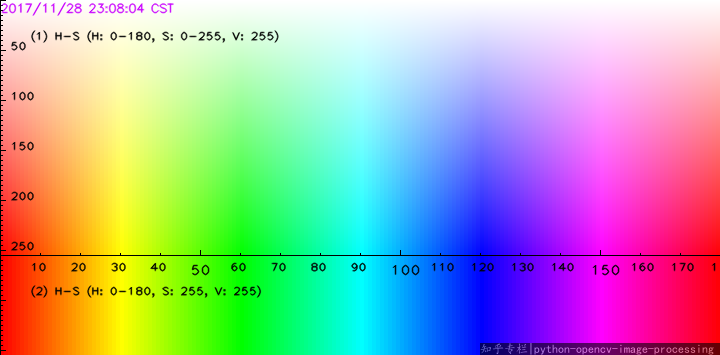
//> input picture ColourSpectrum.png, 720 x 355 px
$ ./houghlines ../ColourSpectrum.png   (built with g++ and OpenCV 4)
//> lines starting //> are read from the running program, lines starting //| are printed output that depends on the picture
/**
 * @file houghclines.cpp
 * @brief This program demonstrates line finding with the Hough transform
 */

#include "opencv2/imgcodecs.hpp"
#include "opencv2/highgui.hpp"
#include "opencv2/imgproc.hpp"

using namespace cv;
using namespace std;

int main(int argc, char** argv)
{
    // Declare the output variables
    Mat dst, cdst, cdstP;

    //![load]
    const char* default_file = "../data/sudoku.png";
    const char* filename = argc >=2 ? argv[1] : default_file;

    // Loads an image
    Mat src = imread( filename, IMREAD_GRAYSCALE );
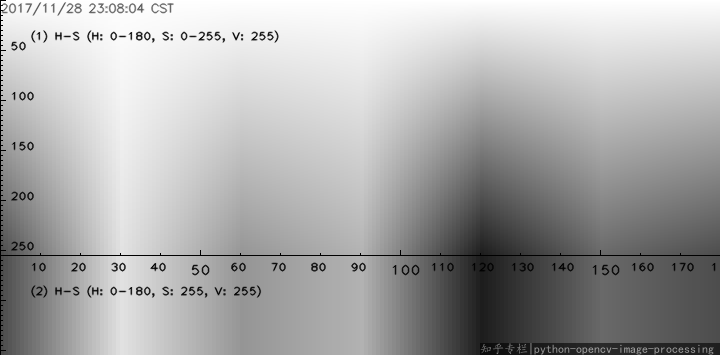
//> src: 355 rows x 720 cols, CV_8UC1; min 0, max 255, mean 170.2

    // Check if image is loaded fine
    if(src.empty()){
        printf(" Error opening image\n");
        printf(" Program Arguments: [image_name -- default %s] \n", default_file);
        return -1;
    }
    //![load]

    //![edge_detection]
    // Edge detection
    Canny(src, dst, 50, 200, 3);
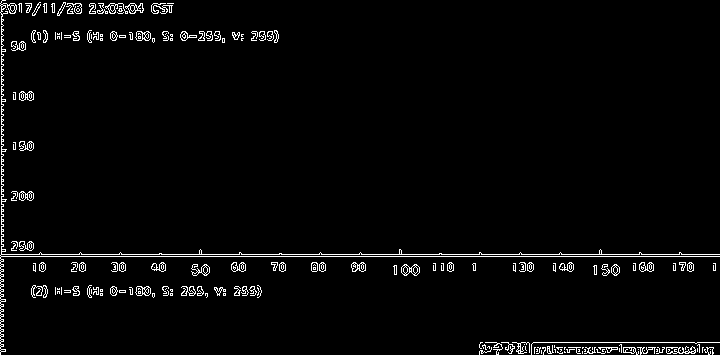
//> dst: 355 rows x 720 cols, CV_8UC1; 2.8% white in thin lines or dots
    //![edge_detection]

    // Copy edges to the images that will display the results in BGR
    cvtColor(dst, cdst, COLOR_GRAY2BGR);
//> cdst: 355 rows x 720 cols, CV_8UC3; 2.8% white in thin lines or dots
    cdstP = cdst.clone();

    //![hough_lines]
    // Standard Hough Line Transform
    vector<Vec2f> lines; // will hold the results of the detection
    HoughLines(dst, lines, 1, CV_PI/180, 150, 0, 0 ); // runs the actual detection
//> lines = 7 lines (rho, theta): [256, 1.57], [254, 1.57], [1, 0], [342, 1.57], [3, 0], [253, 1.59], [347, 1.57]
    //![hough_lines]
    //![draw_lines]
    // Draw the lines
    for( size_t i = 0; i < lines.size(); i++ )
    {
        float rho = lines[i][0], theta = lines[i][1];
        Point pt1, pt2;
        double a = cos(theta), b = sin(theta);
        double x0 = a*rho, y0 = b*rho;
        pt1.x = cvRound(x0 + 1000*(-b));
        pt1.y = cvRound(y0 + 1000*(a));
        pt2.x = cvRound(x0 - 1000*(-b));
        pt2.y = cvRound(y0 - 1000*(a));
        line( cdst, pt1, pt2, Scalar(0,0,255), 3, LINE_AA);
    }
//> this loop made 7 passes
//> (rho, theta, a, b, x0, y0) on passes 1 to 7: (256, 1.57, -4.37e-08, 1, -1.12e-05, 256), (254, 1.57, -4.37e-08, 1, -1.11e-05, 254), (1, 0, 1, 0, 1, 0), (342, 1.57, -4.37e-08, 1, -1.49e-05, 342), (3, 0, 1, 0, 3, 0), (253, 1.59, -0.0175, 1, -4.42, 253), (347, 1.57, -4.37e-08, 1, -1.52e-05, 347)
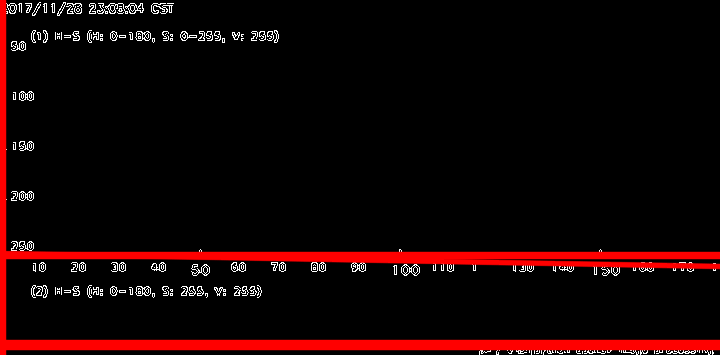
//> cdst: 355 rows x 720 cols, CV_8UC3; mean B, G, R 4, 4, 21.2
    //![draw_lines]

    //![hough_lines_p]
    // Probabilistic Line Transform
    vector<Vec4i> linesP; // will hold the results of the detection
    HoughLinesP(dst, linesP, 1, CV_PI/180, 50, 50, 10 ); // runs the actual detection
//> linesP = 32 lines (x1, y1, x2, y2), first 8: [1, 254, 719, 254], [1, 256, 719, 256], [480, 342, 719, 342], [1, 351, 1, 1], [3, 351, 3, 0], [479, 347, 713, 347], [2, 351, 2, 0], [485, 349, 712, 349]
    //![hough_lines_p]
    //![draw_lines_p]
    // Draw the lines
    for( size_t i = 0; i < linesP.size(); i++ )
    {
        Vec4i l = linesP[i];
        line( cdstP, Point(l[0], l[1]), Point(l[2], l[3]), Scalar(0,0,255), 3, LINE_AA);
    }
//> this loop made 32 passes
//> l on passes 1 to 12: [1, 254, 719, 254], [1, 256, 719, 256], [480, 342, 719, 342], [1, 351, 1, 1], [3, 351, 3, 0], [479, 347, 713, 347], [2, 351, 2, 0], [485, 349, 712, 349], [31, 35, 150, 35], [621, 352, 713, 352], [31, 293, 150, 289], [73, 295, 150, 290]
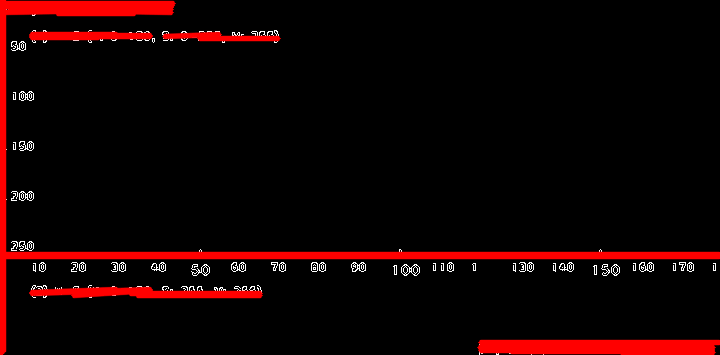
//> cdstP: 355 rows x 720 cols, CV_8UC3; mean B, G, R 2.2, 2.2, 19.1
    //![draw_lines_p]

    //![imshow]
    // Show results
    imshow("Source", src);
    imshow("Detected Lines (in red) - Standard Hough Line Transform", cdst);
    imshow("Detected Lines (in red) - Probabilistic Line Transform", cdstP);
    //![imshow]

    //![exit]
    // Wait and Exit
    waitKey();
    return 0;
    //![exit]
}
